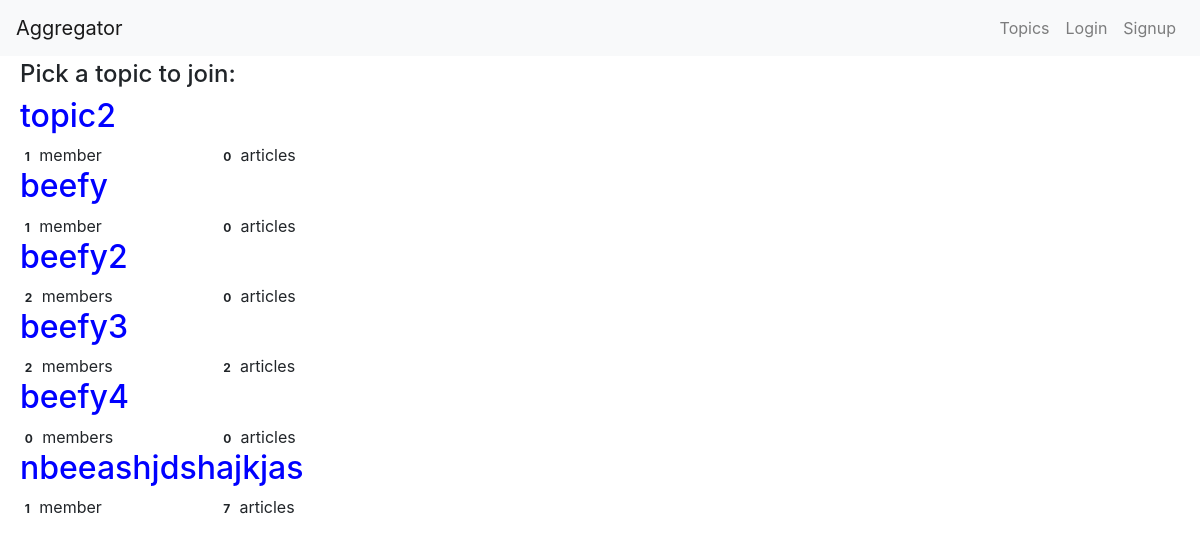
The app's page /topic/, older data.
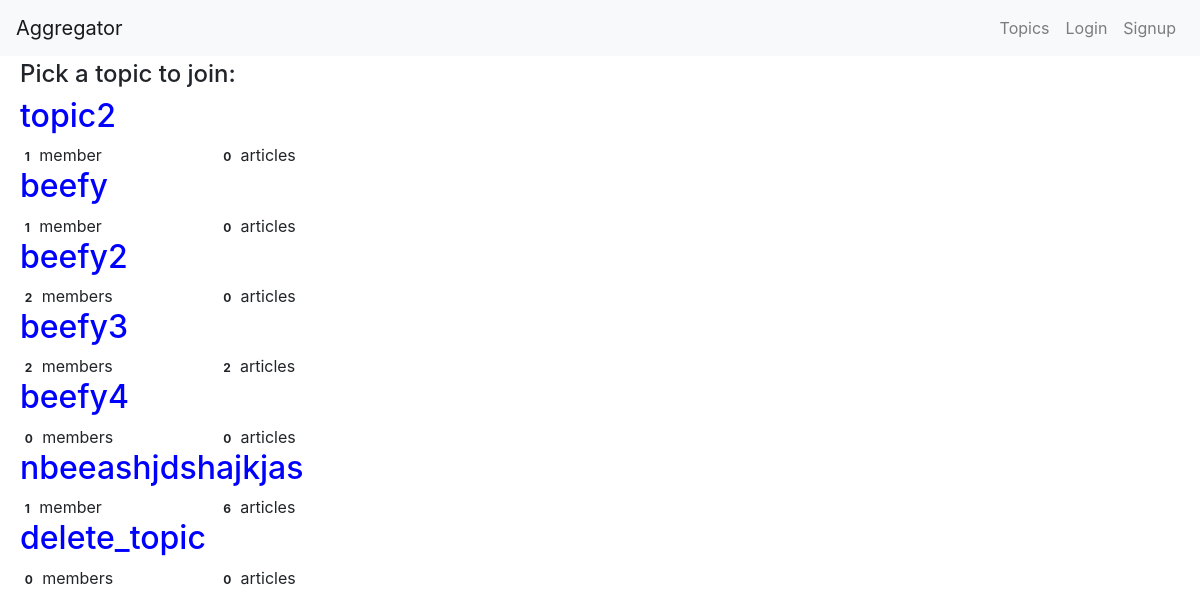
The same page, newer data.
### groups/models.py (models this page shows, shortened)
class Topic(models.Model):
    topic_name = models.CharField(max_length=126)
    topic_description = models.CharField(max_length=526,default='Some string describing the topic')
    slug = models.SlugField(unique=True)
    members = models.ManyToManyField(User)

### groups/views.py (the view, shortened to what this page needs)
# urls.py: url(r'topic/$', group_views.TopicList.as_view(), name='topic_list'),
class TopicList(ListView):
    model = Topic
    context_list = "topic_list"
    template_name = 'topic_list.html'
    def get_context_data(self, **kwargs):
        context = super().get_context_data(**kwargs)
        return context

### groups/templates/topic_list.html (shortened to what this page needs)
{% extends 'home.html' %}
{% block content %}
<h4 class="mainbody topic_list">Pick a topic to join:</h4>
{% for topic in topic_list %}
<div class="topic_list">
<a href="{% url 'groups:topic_detail' slug=topic.slug %}"><h2>{{ topic.topic_name }}</h2></a>
<div class="row">
        <div class="col-md-2">
          <span class="badge">{{topic.members.count }}</span>
            member{{topic.members.count|pluralize}}
          </div>
        <div class="col-md-2">
          <span class="badge">{{topic.article.count}}</span>
          article{{topic.article.count|pluralize}}
        </div>
        </div>
</div>
{% endfor %}
{% endblock %}

Row changes from the older to the newer data that the page shows:
computed for Topic "nbeeashjdshajkjas": article.count "7" → "6"
added Topic: topic_name "delete_topic", members.count "0", article.count "0"
